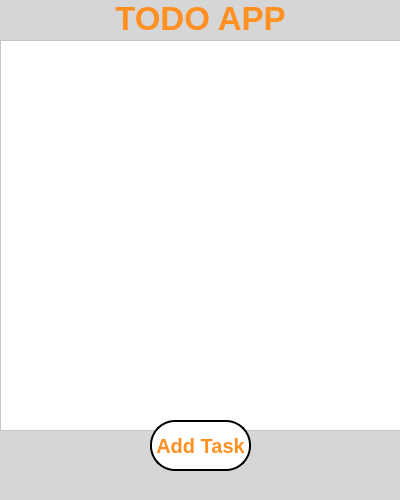
<?xml version="1.0" encoding="UTF-8"?>
<ui version="4.0">
 <class>MainWindow</class>
 <widget class="QMainWindow" name="MainWindow">
  <property name="geometry">
   <rect>
    <x>0</x>
    <y>0</y>
    <width>400</width>
    <height>500</height>
   </rect>
  </property>
  <property name="windowTitle">
   <string>MainWindow</string>
  </property>
  <property name="styleSheet">
   <string notr="true">background: rgb(214, 214, 214);
</string>
  </property>
  <widget class="QWidget" name="centralwidget">
   <widget class="QLabel" name="label">
    <property name="geometry">
     <rect>
      <x>0</x>
      <y>0</y>
      <width>401</width>
      <height>36</height>
     </rect>
    </property>
    <property name="font">
     <font>
      <pointsize>25</pointsize>
      <bold>true</bold>
     </font>
    </property>
    <property name="styleSheet">
     <string notr="true">color : rgb(255, 144, 33);
background : rgb(214, 214, 214);
text : center;
</string>
    </property>
    <property name="text">
     <string>TODO APP</string>
    </property>
    <property name="textFormat">
     <enum>Qt::AutoText</enum>
    </property>
    <property name="alignment">
     <set>Qt::AlignCenter</set>
    </property>
   </widget>
   <widget class="QPushButton" name="addTask">
    <property name="geometry">
     <rect>
      <x>150</x>
      <y>420</y>
      <width>101</width>
      <height>51</height>
     </rect>
    </property>
    <property name="font">
     <font>
      <pointsize>15</pointsize>
      <bold>true</bold>
     </font>
    </property>
    <property name="focusPolicy">
     <enum>Qt::NoFocus</enum>
    </property>
    <property name="styleSheet">
     <string notr="true">color : rgb(255, 144, 33);
background : white;
border-radius : 25;
border : 2 solid black;
</string>
    </property>
    <property name="text">
     <string>Add Task</string>
    </property>
   </widget>
   <widget class="QListWidget" name="listView">
    <property name="geometry">
     <rect>
      <x>0</x>
      <y>40</y>
      <width>401</width>
      <height>391</height>
     </rect>
    </property>
    <property name="font">
     <font>
      <pointsize>9</pointsize>
     </font>
    </property>
    <property name="styleSheet">
     <string notr="true">background: white;

</string>
    </property>
    <property name="selectionBehavior">
     <enum>QAbstractItemView::SelectItems</enum>
    </property>
    <property name="viewMode">
     <enum>QListView::IconMode</enum>
    </property>
   </widget>
   <zorder>label</zorder>
   <zorder>listView</zorder>
   <zorder>addTask</zorder>
  </widget>
  <widget class="QStatusBar" name="statusbar"/>
  <action name="actionload">
   <property name="text">
    <string>load</string>
   </property>
  </action>
  <action name="actionsave">
   <property name="text">
    <string>save</string>
   </property>
  </action>
 </widget>
 <resources/>
 <connections/>
</ui>
